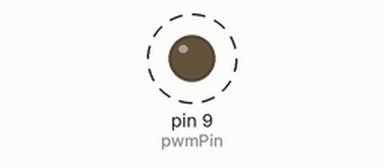
Simulated run of this sketch. Board: Arduino Uno, built with avr-gcc and run on an emulated ATmega328P. Parts: output pins drawn as LEDs (lit = HIGH). Dashed ring = blinking. What the sketch prints to the serial monitor is not drawn.

Above: at 0.15 s.
Timing chart, 0 to 3.0 s (numbered marks = the images above):
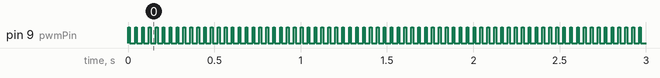

The sketch:

PulseStimulation.ino
```cpp
int pwmPin = 9; // output pin supporting PWM
unsigned long dur_rampUp = 2000; // ms
int rampUPstep = 1;
float amp = 100; // fraction of 100
int stepintv_Up = dur_rampUp/(255/rampUPstep);
int pulsewidth = 10; // ms
int pulsefrequency = 25; // Hz
int pulseinterval = 1000/pulsefrequency;
long valPIN10 = 255;
long currentao = valPIN10;
unsigned long lastStepAt =0; //time
unsigned long lastPulseHigh = 0; // time

void setup()
{


  TCCR2B = (TCCR2B & 0xF8) | 0x01; // set Timer 1 to 32kHz (pins 9 and 10) //http://sobisource.com/?p=195
  pinMode(pwmPin, OUTPUT); // sets the pin as output
  analogWrite(pwmPin, 128);
  Serial.begin(115200);
  //  while(Serial.read() != 115){
  //  }
}
void loop()
{

  //volt =(5.0 * val) / 1023;
  //val = 255 * (volt / 5);


  if ((millis()-lastPulseHigh) >= pulseinterval)
  {
  valPIN10 = currentao;
  lastPulseHigh = millis();
  }
  if (valPIN10>0 && (millis()-lastPulseHigh) >= pulsewidth)
  {currentao = valPIN10;
  valPIN10 = 0;
  }


  analogWrite(pwmPin, valPIN10);
  Serial.println(valPIN10);


}
```

Measured:
- by itself, pin 9 (pwmPin): alternates HIGH for 0.01 s and LOW for 0.03 s
